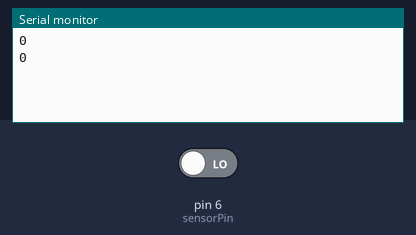
The sketch below on a simulated Arduino Uno, built with avr-gcc and run on an emulated ATmega328P. On the bench: the last lines printed to the serial monitor. The test bench sets the inputs (shaded band); at power-on: pin 6 (sensorPin) LOW.

Above: at 1.2 s.
1.3 s: pin 6 (sensorPin) driven HIGH
At 1.9 s:
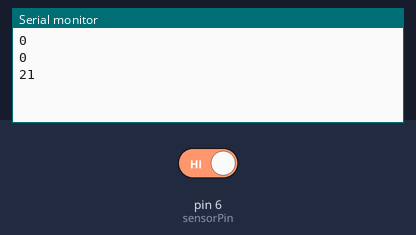
2.8 s: pin 6 (sensorPin) driven LOW
At 3.4 s:
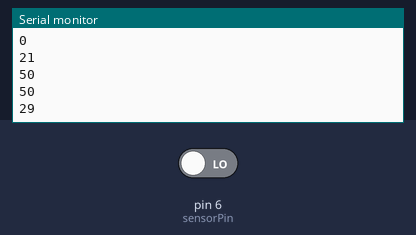
Timing chart, 0 to 5.8 s (numbered marks = the images above; inputs shaded):
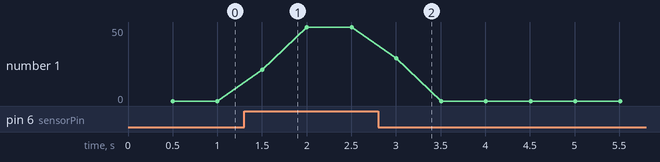

The sketch:

arduino.ino
```cpp
const int sensorPin = 6;
int sensorState = 0;
unsigned long time = 0;
int shakes = 0;

void setup() {
  // put your setup code here, to run once:
  pinMode(sensorPin, INPUT);
  Serial.begin(9600);

}

void loop() {
  sensorState = digitalRead(sensorPin);

  shakes = shakes + sensorState;
  if (shakes >= 100) {
    shakes = 100;
  }

  if (millis() - time >= 500) {
    Serial.println(shakes);
    shakes = 0;
    time = millis();
  }
  delay(10);
}
```

Measured:
- after the input at 1.3 s, the serial monitor: prints a new line after 0.20 s (image 1)
- after the input at 2.8 s, the serial monitor: prints a new line after 0.21 s (image 2)
- plotted number 1: 0 → 50 after the input at 1.3 s
